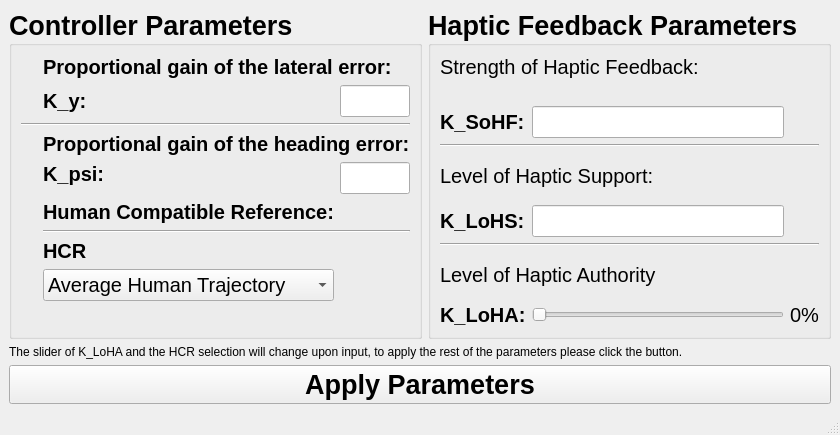
<?xml version="1.0" encoding="UTF-8"?>
<ui version="4.0">
 <class>FDCAController</class>
 <widget class="QMainWindow" name="FDCAController">
  <property name="geometry">
   <rect>
    <x>0</x>
    <y>0</y>
    <width>792</width>
    <height>435</height>
   </rect>
  </property>
  <property name="windowTitle">
   <string>FDCA Controller</string>
  </property>
  <widget class="QWidget" name="centralwidget">
   <layout class="QGridLayout" name="gridLayout_2">
    <item row="1" column="0">
     <layout class="QGridLayout" name="gridLayout">
      <item row="0" column="2">
       <widget class="QGroupBox" name="groupHapticparam">
        <property name="font">
         <font>
          <pointsize>20</pointsize>
          <weight>75</weight>
          <bold>true</bold>
         </font>
        </property>
        <property name="title">
         <string>Haptic Feedback Parameters</string>
        </property>
        <layout class="QGridLayout" name="gridLayout_6">
         <item row="0" column="0">
          <layout class="QGridLayout" name="gridLayout_5">
           <item row="4" column="1">
            <widget class="QLineEdit" name="lineKlohs">
             <property name="font">
              <font>
               <pointsize>15</pointsize>
              </font>
             </property>
            </widget>
           </item>
           <item row="8" column="1">
            <widget class="QSlider" name="sliderKloha">
             <property name="maximum">
              <number>100</number>
             </property>
             <property name="orientation">
              <enum>Qt::Horizontal</enum>
             </property>
            </widget>
           </item>
           <item row="6" column="0" colspan="2">
            <widget class="QLabel" name="lblKlohatitle">
             <property name="font">
              <font>
               <pointsize>15</pointsize>
               <weight>50</weight>
               <bold>false</bold>
              </font>
             </property>
             <property name="text">
              <string>Level of Haptic Authority</string>
             </property>
            </widget>
           </item>
           <item row="4" column="0">
            <widget class="QLabel" name="lblKlohs">
             <property name="font">
              <font>
               <pointsize>15</pointsize>
               <weight>75</weight>
               <bold>true</bold>
              </font>
             </property>
             <property name="text">
              <string>K_LoHS:</string>
             </property>
            </widget>
           </item>
           <item row="2" column="0" colspan="3">
            <widget class="Line" name="line_2">
             <property name="orientation">
              <enum>Qt::Horizontal</enum>
             </property>
            </widget>
           </item>
           <item row="5" column="0" colspan="3">
            <widget class="Line" name="line_3">
             <property name="orientation">
              <enum>Qt::Horizontal</enum>
             </property>
            </widget>
           </item>
           <item row="0" column="0" colspan="2">
            <widget class="QLabel" name="lblKsohftitle">
             <property name="font">
              <font>
               <pointsize>15</pointsize>
               <weight>50</weight>
               <bold>false</bold>
              </font>
             </property>
             <property name="text">
              <string>Strength of Haptic Feedback:</string>
             </property>
             <property name="alignment">
              <set>Qt::AlignLeading|Qt::AlignLeft|Qt::AlignTop</set>
             </property>
            </widget>
           </item>
           <item row="1" column="0">
            <widget class="QLabel" name="lblKsohf">
             <property name="font">
              <font>
               <pointsize>15</pointsize>
               <weight>75</weight>
               <bold>true</bold>
              </font>
             </property>
             <property name="text">
              <string>K_SoHF:</string>
             </property>
            </widget>
           </item>
           <item row="8" column="0">
            <widget class="QLabel" name="lblKloha">
             <property name="font">
              <font>
               <pointsize>15</pointsize>
               <weight>75</weight>
               <bold>true</bold>
              </font>
             </property>
             <property name="text">
              <string>K_LoHA:</string>
             </property>
            </widget>
           </item>
           <item row="8" column="2">
            <widget class="QLabel" name="lblKlohapercentage">
             <property name="font">
              <font>
               <pointsize>15</pointsize>
               <weight>50</weight>
               <bold>false</bold>
              </font>
             </property>
             <property name="text">
              <string>0%</string>
             </property>
            </widget>
           </item>
           <item row="1" column="1">
            <widget class="QLineEdit" name="lineKsohf">
             <property name="font">
              <font>
               <pointsize>15</pointsize>
              </font>
             </property>
            </widget>
           </item>
           <item row="3" column="0" colspan="2">
            <widget class="QLabel" name="lblKlohstitle">
             <property name="font">
              <font>
               <pointsize>15</pointsize>
               <weight>50</weight>
               <bold>false</bold>
              </font>
             </property>
             <property name="text">
              <string>Level of Haptic Support:</string>
             </property>
            </widget>
           </item>
          </layout>
         </item>
        </layout>
       </widget>
      </item>
      <item row="0" column="0">
       <widget class="QGroupBox" name="groupControlparam">
        <property name="font">
         <font>
          <pointsize>20</pointsize>
          <weight>75</weight>
          <bold>true</bold>
         </font>
        </property>
        <property name="title">
         <string>Controller Parameters</string>
        </property>
        <layout class="QGridLayout" name="gridLayout_4">
         <item row="0" column="0">
          <layout class="QGridLayout" name="gridLayout_3">
           <item row="5" column="1">
            <widget class="QLabel" name="lblHcrtitle">
             <property name="font">
              <font>
               <pointsize>15</pointsize>
              </font>
             </property>
             <property name="text">
              <string>Human Compatible Reference:</string>
             </property>
            </widget>
           </item>
           <item row="1" column="0">
            <widget class="QLabel" name="label">
             <property name="text">
              <string/>
             </property>
            </widget>
           </item>
           <item row="8" column="1">
            <widget class="QComboBox" name="comboBox">
             <property name="font">
              <font>
               <pointsize>15</pointsize>
               <weight>50</weight>
               <bold>false</bold>
              </font>
             </property>
             <item>
              <property name="text">
               <string>Average Human Trajectory</string>
              </property>
             </item>
             <item>
              <property name="text">
               <string>Omaatje</string>
              </property>
             </item>
             <item>
              <property name="text">
               <string>Max Verstappen</string>
              </property>
             </item>
            </widget>
           </item>
           <item row="7" column="1">
            <widget class="QLabel" name="lblHcr">
             <property name="font">
              <font>
               <pointsize>15</pointsize>
               <weight>75</weight>
               <bold>true</bold>
              </font>
             </property>
             <property name="text">
              <string>HCR</string>
             </property>
            </widget>
           </item>
           <item row="2" column="0" colspan="3">
            <widget class="Line" name="line">
             <property name="orientation">
              <enum>Qt::Horizontal</enum>
             </property>
            </widget>
           </item>
           <item row="4" column="1">
            <widget class="QLabel" name="lblKpsi">
             <property name="font">
              <font>
               <pointsize>15</pointsize>
               <weight>75</weight>
               <bold>true</bold>
              </font>
             </property>
             <property name="text">
              <string>K_psi:</string>
             </property>
             <property name="alignment">
              <set>Qt::AlignLeading|Qt::AlignLeft|Qt::AlignTop</set>
             </property>
            </widget>
           </item>
           <item row="1" column="2">
            <widget class="QLineEdit" name="lineKy">
             <property name="font">
              <font>
               <pointsize>15</pointsize>
              </font>
             </property>
             <property name="alignment">
              <set>Qt::AlignLeading|Qt::AlignLeft|Qt::AlignTop</set>
             </property>
            </widget>
           </item>
           <item row="1" column="1">
            <widget class="QLabel" name="lblKy">
             <property name="font">
              <font>
               <pointsize>15</pointsize>
               <weight>75</weight>
               <bold>true</bold>
              </font>
             </property>
             <property name="text">
              <string>K_y:</string>
             </property>
            </widget>
           </item>
           <item row="9" column="1" colspan="2">
            <spacer name="verticalSpacer">
             <property name="orientation">
              <enum>Qt::Vertical</enum>
             </property>
             <property name="sizeHint" stdset="0">
              <size>
               <width>20</width>
               <height>40</height>
              </size>
             </property>
            </spacer>
           </item>
           <item row="4" column="2">
            <widget class="QLineEdit" name="lineKpsi">
             <property name="font">
              <font>
               <pointsize>15</pointsize>
              </font>
             </property>
            </widget>
           </item>
           <item row="0" column="1" colspan="2">
            <widget class="QLabel" name="lblKytitle">
             <property name="font">
              <font>
               <pointsize>15</pointsize>
              </font>
             </property>
             <property name="text">
              <string>Proportional gain of the lateral error:</string>
             </property>
             <property name="alignment">
              <set>Qt::AlignLeading|Qt::AlignLeft|Qt::AlignTop</set>
             </property>
            </widget>
           </item>
           <item row="3" column="1" colspan="2">
            <widget class="QLabel" name="lblKpsititle">
             <property name="font">
              <font>
               <pointsize>15</pointsize>
              </font>
             </property>
             <property name="text">
              <string>Proportional gain of the heading error:</string>
             </property>
            </widget>
           </item>
           <item row="6" column="1" colspan="2">
            <widget class="Line" name="line_4">
             <property name="orientation">
              <enum>Qt::Horizontal</enum>
             </property>
            </widget>
           </item>
          </layout>
         </item>
        </layout>
       </widget>
      </item>
     </layout>
    </item>
    <item row="3" column="0">
     <widget class="QPushButton" name="btnApply">
      <property name="font">
       <font>
        <pointsize>20</pointsize>
        <weight>75</weight>
        <bold>true</bold>
       </font>
      </property>
      <property name="styleSheet">
       <string notr="true">QPushButton:pressed{ background-color: rgba(65, 155, 77, 204);}
</string>
      </property>
      <property name="text">
       <string>Apply Parameters</string>
      </property>
      <property name="autoDefault">
       <bool>false</bool>
      </property>
      <property name="default">
       <bool>false</bool>
      </property>
      <property name="flat">
       <bool>false</bool>
      </property>
     </widget>
    </item>
    <item row="2" column="0">
     <widget class="QLabel" name="label_2">
      <property name="text">
       <string>The slider of K_LoHA and the HCR selection will change upon input, to apply the rest of the parameters please click the button.</string>
      </property>
     </widget>
    </item>
   </layout>
  </widget>
  <widget class="QMenuBar" name="menubar">
   <property name="geometry">
    <rect>
     <x>0</x>
     <y>0</y>
     <width>792</width>
     <height>22</height>
    </rect>
   </property>
  </widget>
  <widget class="QStatusBar" name="statusbar"/>
 </widget>
 <resources/>
 <connections/>
</ui>
